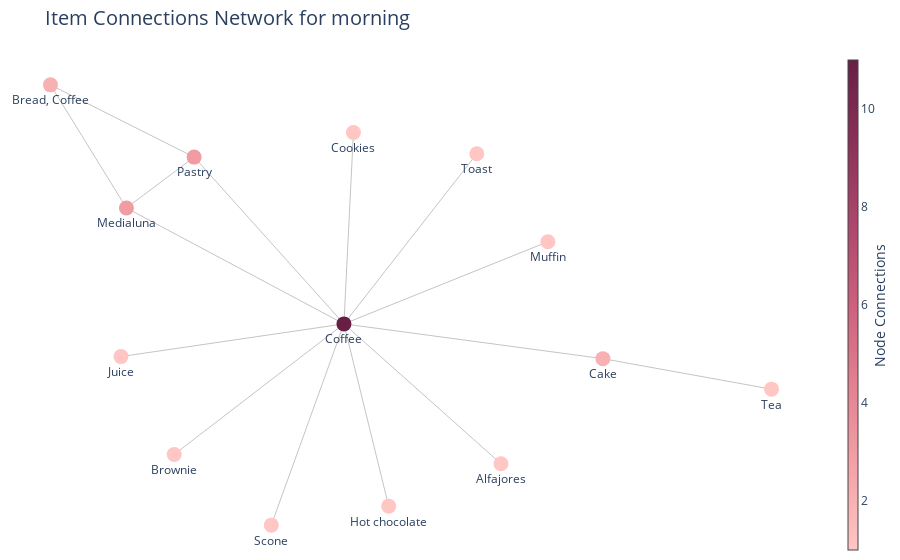
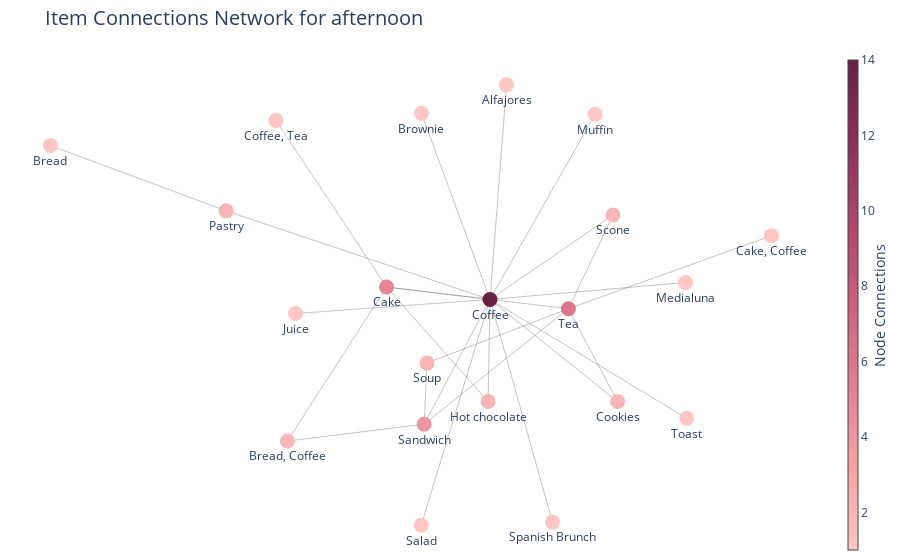
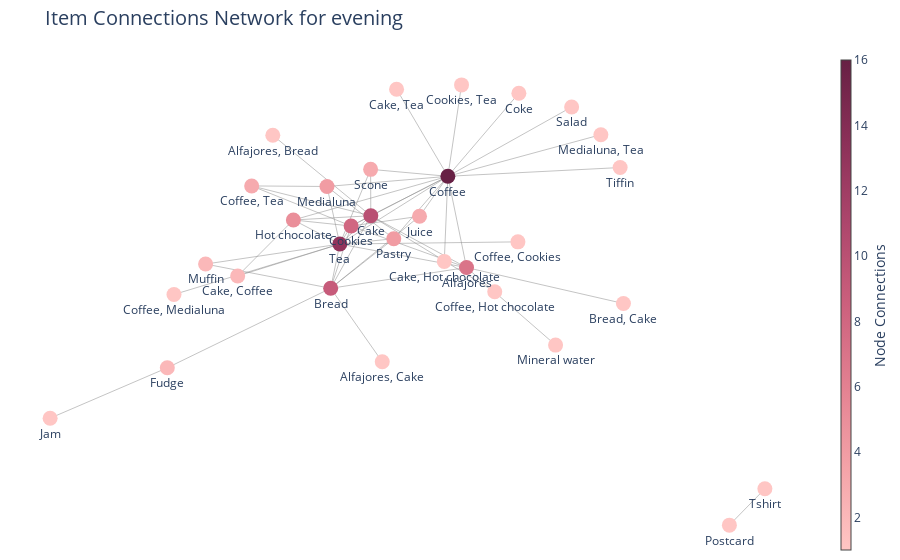

The cell these charts' notebook holds for them, in order:
### Markdown cell above
# Association rules

**Support**

![image.png](https://images.datacamp.com/image/upload/v1674491861/Support_Formula_e4d9c995bb.png)

**Confidence**

![image.png](https://images.datacamp.com/image/upload/v1674491862/Confidence_Formula_eade731502.png)

**Lift**

![image.png](https://images.datacamp.com/image/upload/v1674491862/Lift_Formula_0c1b28e4d5.png)

### Code cell
# Define periods of the day
periods = ['morning', 'afternoon', 'evening']

def frozenset_to_str(frozenset_obj):
    if isinstance(frozenset_obj, frozenset):
        return ', '.join(sorted(frozenset_obj))
    return str(frozenset_obj)

def generate_rules(period):
    # Filter data for the specific period
    period_df = df_up[df_up['period_day'] == period]
    
    # Create basket dataframe
    basket_df = period_df.groupby(['Transaction', 'Item'])['Item'].count().unstack().reset_index().fillna(0).set_index('Transaction')
    basket_df = basket_df.applymap(lambda x: x > 0)  # Convert to boolean

    # Generate frequent itemsets and rules
    item_freq = basket_df.sum()
    min_support = 0.01
    frequent_items = item_freq[item_freq / len(basket_df) >= min_support].index
    filtered_basket_df = basket_df[frequent_items]

    frequent_itemsets = apriori(filtered_basket_df, min_support=0.01, use_colnames=True)
    rules = association_rules(frequent_itemsets, metric="lift", min_threshold=1)
    rules.sort_values('confidence', ascending=False)
    
    # Generate and plot network graph using plotly
    network_A = list(rules["antecedents"].unique())
    network_B = list(rules["consequents"].unique())
    node_list = list(set(network_A + network_B))
    
    G = nx.Graph()
    for i in node_list:
        G.add_node(i)
    for i, j in rules.iterrows():
        G.add_edges_from([(j["antecedents"], j["consequents"])])
    
    pos = nx.spring_layout(G, k=1/np.sqrt(len(G.nodes())), iterations=20)
    for n, p in pos.items():
        G.nodes[n]['pos'] = p

    edge_trace = go.Scatter(
        x=[], y=[], 
        line=dict(width=0.5, color='#888'), 
        hoverinfo='none', mode='lines'
    )

    for edge in G.edges():
        x0, y0 = G.nodes[edge[0]]['pos']
        x1, y1 = G.nodes[edge[1]]['pos']
        edge_trace['x'] += tuple([x0, x1, None])
        edge_trace['y'] += tuple([y0, y1, None])

    node_trace = go.Scatter(
        x=[], y=[], text=[], mode='markers+text', hoverinfo='none',
        textposition='bottom center',  # Position the label below the node
        marker=dict(
            showscale=True, colorscale='Burg', 
            color=[], size=15, colorbar=dict(
                thickness=10, title='Node Connections', 
                xanchor='left', titleside='right'
            )
        )
    )

    for node in G.nodes():
        x, y = G.nodes[node]['pos']
        node_trace['x'] += tuple([x])
        node_trace['y'] += tuple([y])
        node_trace['text'] += tuple([frozenset_to_str(node)])  # Add label (item name) directly below the node

    for node, adjacencies in enumerate(G.adjacency()):
        node_trace['marker']['color'] += tuple([len(adjacencies[1])])

    fig = go.Figure(data=[edge_trace, node_trace], 
        layout=go.Layout(
            title=f'Item Connections Network for {period}', titlefont=dict(size=20),
            plot_bgcolor='white', showlegend=False, margin=dict(b=0, l=0, r=0, t=50),
            xaxis=dict(showgrid=False, zeroline=False, showticklabels=False),
            yaxis=dict(showgrid=False, zeroline=False, showticklabels=False)
        )
    )

    iplot(fig)

# Generate rules and plots for each period
for period in periods:
    generate_rules(period)

### Figure 1 — Plotly figure (JSON) as saved in the notebook; plotly's stock layout.template omitted (floating-point values rounded to 4 significant figures)
{"data": [{"hoverinfo": "none", "line": {"color": "#888", "width": 0.5}, "mode": "lines", "x": [0.298, -0.01847, null, 0.3556, -0.01847, null, -0.5496, -0.01847, null, 0.004156, -0.01847, null, -0.1915, -0.01847, null, -0.7174, -0.5366, null, -0.7174, -0.3753, null, 1, 0.5984, null, 0.4673, -0.01847, null, -0.5366, -0.01847, null, -0.5366, -0.3753, null, -0.01847, -0.4227, null, -0.01847, 0.5984, null, -0.01847, 0.08811, null, -0.01847, -0.3753, null], "y": [0.4473, -0.03628, null, -0.4338, -0.03628, null, -0.1292, -0.03628, null, 0.5077, -0.03628, null, -0.6082, -0.03628, null, 0.643, 0.2932, null, 0.643, 0.4377, null, -0.2218, -0.1351, null, 0.1972, -0.03628, null, 0.2932, -0.03628, null, 0.2932, 0.4377, null, -0.03628, -0.4073, null, -0.03628, -0.1351, null, -0.03628, -0.5542, null, -0.03628, 0.4377, null], "type": "scatter"}, {"hoverinfo": "none", "marker": {"color": [1, 1, 1, 1, 1, 2, 1, 1, 3, 11, 3, 2, 1, 1], "colorbar": {"thickness": 10, "title": {"side": "right", "text": "Node Connections"}, "xanchor": "left"}, "colorscale": [[0, "rgb(255, 198, 196)"], [0.1667, "rgb(244, 163, 168)"], [0.3333, "rgb(227, 129, 145)"], [0.5, "rgb(204, 96, 125)"], [0.6667, "rgb(173, 70, 108)"], [0.8333, "rgb(139, 48, 88)"], [1, "rgb(103, 32, 68)"]], "showscale": true, "size": 15}, "mode": "markers+text", "text": ["Toast", "Alfajores", "Juice", "Cookies", "Scone", "Bread, Coffee", "Tea", "Muffin", "Medialuna", "Coffee", "Pastry", "Cake", "Hot chocolate", "Brownie"], "textposition": "bottom center", "x": [0.298, 0.3556, -0.5496, 0.004156, -0.1915, -0.7174, 1, 0.4673, -0.5366, -0.01847, -0.3753, 0.5984, 0.08811, -0.4227], "y": [0.4473, -0.4338, -0.1292, 0.5077, -0.6082, 0.643, -0.2218, 0.1972, 0.2932, -0.03628, 0.4377, -0.1351, -0.5542, -0.4073], "type": "scatter"}], "layout": {"margin": {"b": 0, "l": 0, "r": 0, "t": 50}, "plot_bgcolor": "white", "showlegend": false, "title": {"font": {"size": 20}, "text": "Item Connections Network for morning"}, "xaxis": {"showgrid": false, "showticklabels": false, "zeroline": false, "type": "linear", "range": [-0.8554, 1.138], "autorange": true}, "yaxis": {"showgrid": false, "showticklabels": false, "zeroline": false, "type": "linear", "range": [-0.7159, 0.7507], "autorange": true}, "autosize": true}}

### Figure 2 — Plotly figure (JSON) as saved in the notebook; plotly's stock layout.template omitted (floating-point values rounded to 4 significant figures)
{"data": [{"hoverinfo": "none", "line": {"color": "#888", "width": 0.5}, "mode": "lines", "x": [-0.4577, -0.1916, null, -0.1082, 0.05719, null, -0.4105, 0.05719, null, 0.364, 0.05719, null, 0.364, 0.2459, null, 0.3531, 0.05719, null, 0.3531, 0.2459, null, 0.31, 0.05719, null, 0.2074, 0.05719, null, -0.1916, 0.05719, null, -0.1916, 0.0525, null, -0.1916, 0.2459, null, -0.1916, -0.43, null, -0.09431, -0.1013, null, -0.09431, 0.2459, null, -0.43, -0.1013, null, 0.05719, 0.097, null, 0.05719, -0.1078, null, 0.05719, 0.0525, null, 0.05719, 0.5272, null, 0.05719, -0.5775, null, 0.05719, -0.1013, null, 0.05719, 0.5302, null, 0.7343, 0.2459, null, -0.1013, 0.2459, null, -1, -0.5775, null], "y": [0.3998, 0.0217, null, -0.5192, -0.006581, null, -0.0385, -0.006581, null, -0.2385, -0.006581, null, -0.2385, -0.02755, null, 0.1853, -0.006581, null, 0.1853, -0.02755, null, 0.4139, -0.006581, null, -0.5123, -0.006581, null, 0.0217, -0.006581, null, 0.0217, -0.2381, null, 0.0217, -0.02755, null, 0.0217, -0.3282, null, -0.1511, -0.29, null, -0.1511, -0.02755, null, -0.3282, -0.29, null, -0.006581, 0.481, null, -0.006581, 0.4164, null, -0.006581, -0.2381, null, -0.006581, 0.03207, null, -0.006581, 0.1948, null, -0.006581, -0.29, null, -0.006581, -0.2764, null, 0.1384, -0.02755, null, -0.29, -0.02755, null, 0.3432, 0.1948, null], "type": "scatter"}, {"hoverinfo": "none", "marker": {"color": [1, 1, 1, 2, 2, 1, 1, 5, 2, 2, 14, 2, 1, 4, 1, 1, 2, 1, 1, 6, 1], "colorbar": {"thickness": 10, "title": {"side": "right", "text": "Node Connections"}, "xanchor": "left"}, "colorscale": [[0, "rgb(255, 198, 196)"], [0.1667, "rgb(244, 163, 168)"], [0.3333, "rgb(227, 129, 145)"], [0.5, "rgb(204, 96, 125)"], [0.6667, "rgb(173, 70, 108)"], [0.8333, "rgb(139, 48, 88)"], [1, "rgb(103, 32, 68)"]], "showscale": true, "size": 15}, "mode": "markers+text", "text": ["Coffee, Tea", "Salad", "Juice", "Cookies", "Scone", "Muffin", "Spanish Brunch", "Cake", "Soup", "Bread, Coffee", "Coffee", "Hot chocolate", "Cake, Coffee", "Sandwich", "Bread", "Medialuna", "Pastry", "Toast", "Alfajores", "Tea", "Brownie"], "textposition": "bottom center", "x": [-0.4577, -0.1082, -0.4105, 0.364, 0.3531, 0.31, 0.2074, -0.1916, -0.09431, -0.43, 0.05719, 0.0525, 0.7343, -0.1013, -1, 0.5272, -0.5775, 0.5302, 0.097, 0.2459, -0.1078], "y": [0.3998, -0.5192, -0.0385, -0.2385, 0.1853, 0.4139, -0.5123, 0.0217, -0.1511, -0.3282, -0.006581, -0.2381, 0.1384, -0.29, 0.3432, 0.03207, 0.1948, -0.2764, 0.481, -0.02755, 0.4164], "type": "scatter"}], "layout": {"margin": {"b": 0, "l": 0, "r": 0, "t": 50}, "plot_bgcolor": "white", "showlegend": false, "title": {"font": {"size": 20}, "text": "Item Connections Network for afternoon"}, "xaxis": {"showgrid": false, "showticklabels": false, "zeroline": false, "type": "linear", "range": [-1.139, 0.8736], "autorange": true}, "yaxis": {"showgrid": false, "showticklabels": false, "zeroline": false, "type": "linear", "range": [-0.6053, 0.5671], "autorange": true}, "autosize": true}}

### Figure 3 — Plotly figure (JSON) as saved in the notebook; plotly's stock layout.template omitted (floating-point values rounded to 4 significant figures; data arrays with more than 128 entries replaced by an {"elided": "..."} marker saying what was removed)
{"data": [{"hoverinfo": "none", "line": {"color": "#888", "width": 0.5}, "mode": "lines", "x": {"elided": "162 float values"}, "y": {"elided": "162 float values"}, "type": "scatter"}, {"hoverinfo": "none", "marker": {"color": [1, 3, 8, 3, 1, 1, 1, 1, 1, 2, 1, 10, 1, 1, 1, 16, 1, 5, 2, 1, 1, 2, 1, 9, 4, 4, 1, 1, 7, 1, 13, 3], "colorbar": {"thickness": 10, "title": {"side": "right", "text": "Node Connections"}, "xanchor": "left"}, "colorscale": [[0, "rgb(255, 198, 196)"], [0.1667, "rgb(244, 163, 168)"], [0.3333, "rgb(227, 129, 145)"], [0.5, "rgb(204, 96, 125)"], [0.6667, "rgb(173, 70, 108)"], [0.8333, "rgb(139, 48, 88)"], [1, "rgb(103, 32, 68)"]], "showscale": true, "size": 15}, "mode": "markers+text", "text": ["Salad", "Juice", "Cookies", "Scone", "Tiffin", "Cake, Tea", "Mineral water", "Medialuna, Tea", "Jam", "Muffin", "Coffee, Medialuna", "Cake", "Coffee, Hot chocolate", "Alfajores, Bread", "Bread, Cake", "Coffee", "Cake, Hot chocolate", "Hot chocolate", "Cake, Coffee", "Coke", "Coffee, Cookies", "Fudge", "Postcard", "Bread", "Medialuna", "Pastry", "Tshirt", "Cookies, Tea", "Alfajores", "Alfajores, Cake", "Tea", "Coffee, Tea"], "textposition": "bottom center", "x": [0.3023, 0.01599, -0.1127, -0.07602, 0.3935, -0.02718, 0.272, 0.3573, -0.6791, -0.3865, -0.446, -0.07564, 0.1576, -0.2601, 0.3997, 0.06933, 0.06259, -0.2213, -0.3262, 0.203, 0.2011, -0.4586, 0.5991, -0.1511, -0.1581, -0.03247, 0.6658, 0.09509, 0.1045, -0.05412, -0.134, -0.2998], "y": [0.5004, 0.1083, 0.07335, 0.2767, 0.2832, 0.5643, -0.3539, 0.401, -0.6163, -0.06325, -0.1725, 0.1102, -0.1625, 0.399, -0.2047, 0.2517, -0.05361, 0.09499, -0.1061, 0.5498, 0.01648, -0.4354, -1, -0.1502, 0.2152, 0.02761, -0.8696, 0.5798, -0.07568, -0.4139, 0.008548, 0.2172], "type": "scatter"}], "layout": {"margin": {"b": 0, "l": 0, "r": 0, "t": 50}, "plot_bgcolor": "white", "showlegend": false, "title": {"font": {"size": 20}, "text": "Item Connections Network for evening"}, "xaxis": {"showgrid": false, "showticklabels": false, "zeroline": false, "type": "linear", "range": [-0.7876, 0.7744], "autorange": true}, "yaxis": {"showgrid": false, "showticklabels": false, "zeroline": false, "type": "linear", "range": [-1.136, 0.7158], "autorange": true}, "autosize": true}}
